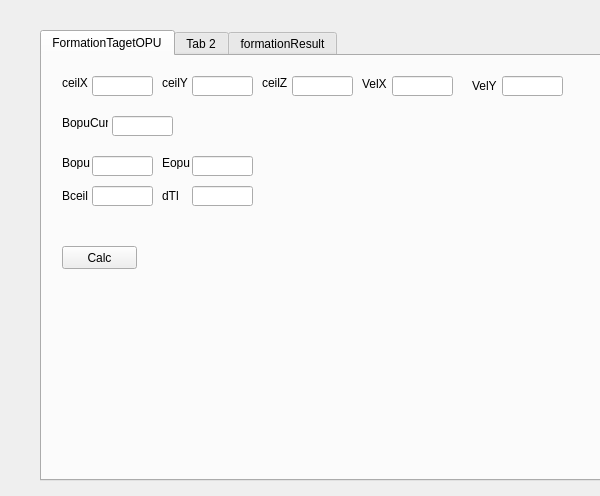
<?xml version="1.0" encoding="UTF-8"?>
<ui version="4.0">
 <class>WidjetKOIR</class>
 <widget class="QWidget" name="WidjetKOIR">
  <property name="geometry">
   <rect>
    <x>0</x>
    <y>0</y>
    <width>600</width>
    <height>496</height>
   </rect>
  </property>
  <property name="windowTitle">
   <string>Form</string>
  </property>
  <widget class="QTabWidget" name="formationTagetOPU">
   <property name="geometry">
    <rect>
     <x>40</x>
     <y>30</y>
     <width>571</width>
     <height>451</height>
    </rect>
   </property>
   <property name="currentIndex">
    <number>0</number>
   </property>
   <widget class="QWidget" name="FormationTagetOPU">
    <attribute name="title">
     <string>FormationTagetOPU</string>
    </attribute>
    <widget class="QLabel" name="label">
     <property name="geometry">
      <rect>
       <x>20</x>
       <y>20</y>
       <width>46</width>
       <height>13</height>
      </rect>
     </property>
     <property name="text">
      <string>ceilX</string>
     </property>
    </widget>
    <widget class="QLineEdit" name="ceilX">
     <property name="geometry">
      <rect>
       <x>50</x>
       <y>20</y>
       <width>61</width>
       <height>20</height>
      </rect>
     </property>
    </widget>
    <widget class="QLineEdit" name="ceilY">
     <property name="geometry">
      <rect>
       <x>150</x>
       <y>20</y>
       <width>61</width>
       <height>20</height>
      </rect>
     </property>
    </widget>
    <widget class="QLabel" name="label_2">
     <property name="geometry">
      <rect>
       <x>120</x>
       <y>20</y>
       <width>46</width>
       <height>13</height>
      </rect>
     </property>
     <property name="text">
      <string>ceilY</string>
     </property>
    </widget>
    <widget class="QLineEdit" name="ceilZ">
     <property name="geometry">
      <rect>
       <x>250</x>
       <y>20</y>
       <width>61</width>
       <height>20</height>
      </rect>
     </property>
    </widget>
    <widget class="QLabel" name="label_3">
     <property name="geometry">
      <rect>
       <x>220</x>
       <y>20</y>
       <width>46</width>
       <height>13</height>
      </rect>
     </property>
     <property name="text">
      <string>ceilZ</string>
     </property>
    </widget>
    <widget class="QLineEdit" name="Vxceil">
     <property name="geometry">
      <rect>
       <x>350</x>
       <y>20</y>
       <width>61</width>
       <height>20</height>
      </rect>
     </property>
    </widget>
    <widget class="QLabel" name="label_4">
     <property name="geometry">
      <rect>
       <x>320</x>
       <y>20</y>
       <width>31</width>
       <height>16</height>
      </rect>
     </property>
     <property name="text">
      <string>VelX</string>
     </property>
    </widget>
    <widget class="QLineEdit" name="Vyceil">
     <property name="geometry">
      <rect>
       <x>460</x>
       <y>20</y>
       <width>61</width>
       <height>20</height>
      </rect>
     </property>
    </widget>
    <widget class="QLabel" name="label_5">
     <property name="geometry">
      <rect>
       <x>430</x>
       <y>20</y>
       <width>41</width>
       <height>20</height>
      </rect>
     </property>
     <property name="text">
      <string>VelY</string>
     </property>
    </widget>
    <widget class="QLineEdit" name="BopuCur">
     <property name="geometry">
      <rect>
       <x>70</x>
       <y>60</y>
       <width>61</width>
       <height>20</height>
      </rect>
     </property>
    </widget>
    <widget class="QLabel" name="label_6">
     <property name="geometry">
      <rect>
       <x>20</x>
       <y>60</y>
       <width>46</width>
       <height>13</height>
      </rect>
     </property>
     <property name="text">
      <string>BopuCur</string>
     </property>
    </widget>
    <widget class="QLineEdit" name="Bopu">
     <property name="geometry">
      <rect>
       <x>50</x>
       <y>100</y>
       <width>61</width>
       <height>20</height>
      </rect>
     </property>
    </widget>
    <widget class="QLineEdit" name="Eopu">
     <property name="geometry">
      <rect>
       <x>150</x>
       <y>100</y>
       <width>61</width>
       <height>20</height>
      </rect>
     </property>
    </widget>
    <widget class="QLabel" name="label_7">
     <property name="geometry">
      <rect>
       <x>20</x>
       <y>100</y>
       <width>46</width>
       <height>13</height>
      </rect>
     </property>
     <property name="text">
      <string>Bopu</string>
     </property>
    </widget>
    <widget class="QLabel" name="label_8">
     <property name="geometry">
      <rect>
       <x>120</x>
       <y>100</y>
       <width>46</width>
       <height>13</height>
      </rect>
     </property>
     <property name="text">
      <string>Eopu</string>
     </property>
    </widget>
    <widget class="QPushButton" name="RunCalcformationTaget">
     <property name="geometry">
      <rect>
       <x>20</x>
       <y>190</y>
       <width>75</width>
       <height>23</height>
      </rect>
     </property>
     <property name="text">
      <string>Calc</string>
     </property>
    </widget>
    <widget class="QLineEdit" name="Bceil">
     <property name="geometry">
      <rect>
       <x>50</x>
       <y>130</y>
       <width>61</width>
       <height>20</height>
      </rect>
     </property>
     <property name="text">
      <string/>
     </property>
    </widget>
    <widget class="QLabel" name="label_9">
     <property name="geometry">
      <rect>
       <x>120</x>
       <y>133</y>
       <width>46</width>
       <height>13</height>
      </rect>
     </property>
     <property name="text">
      <string>dTl</string>
     </property>
    </widget>
    <widget class="QLabel" name="label_10">
     <property name="geometry">
      <rect>
       <x>20</x>
       <y>133</y>
       <width>46</width>
       <height>13</height>
      </rect>
     </property>
     <property name="text">
      <string>Bceil</string>
     </property>
    </widget>
    <widget class="QLineEdit" name="dT">
     <property name="geometry">
      <rect>
       <x>150</x>
       <y>130</y>
       <width>61</width>
       <height>20</height>
      </rect>
     </property>
     <property name="text">
      <string/>
     </property>
    </widget>
   </widget>
   <widget class="QWidget" name="tab_2">
    <attribute name="title">
     <string>Tab 2</string>
    </attribute>
   </widget>
   <widget class="QWidget" name="formationResult">
    <attribute name="title">
     <string>formationResult</string>
    </attribute>
   </widget>
  </widget>
 </widget>
 <resources/>
 <connections/>
</ui>
